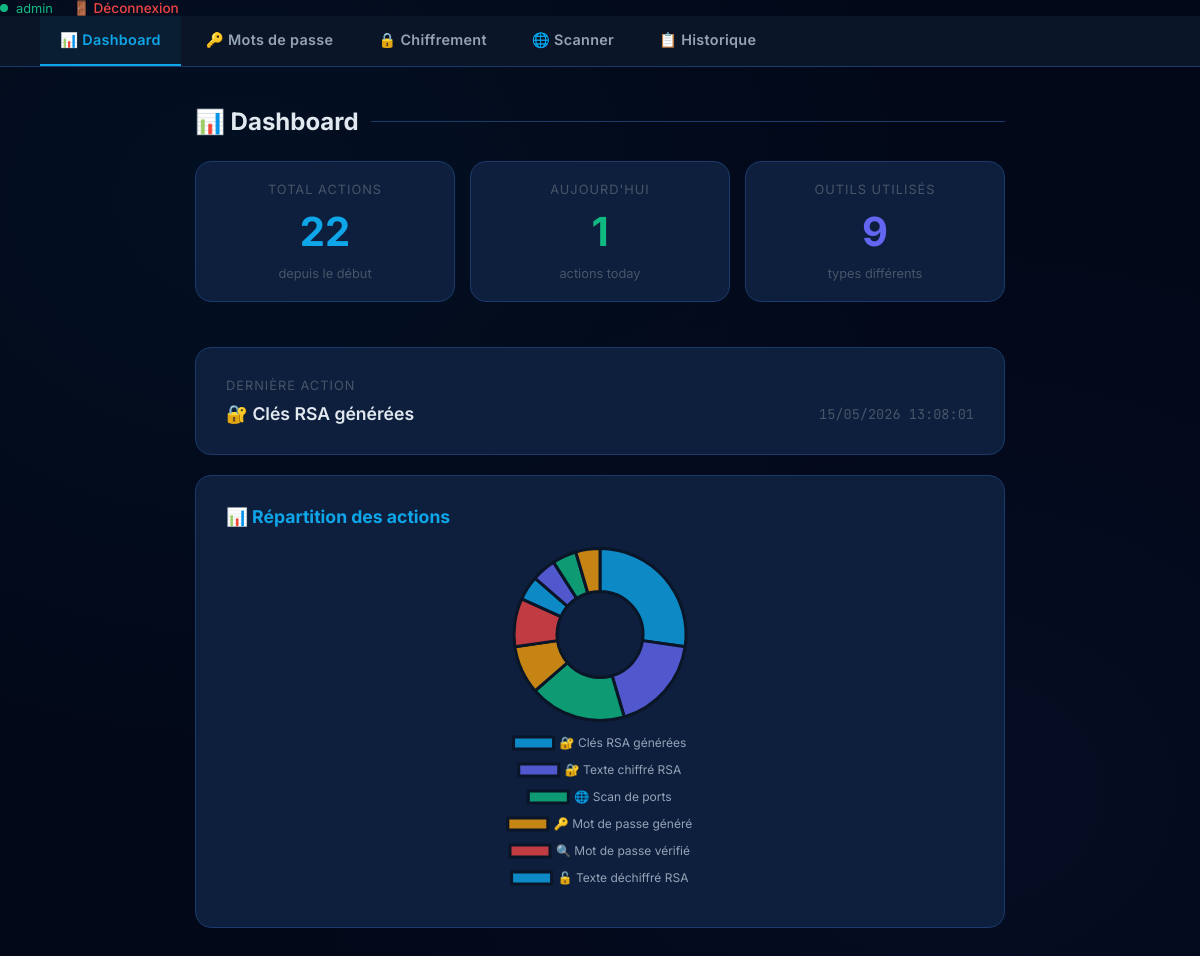
The page / (signed in) on the database as committed earlier.
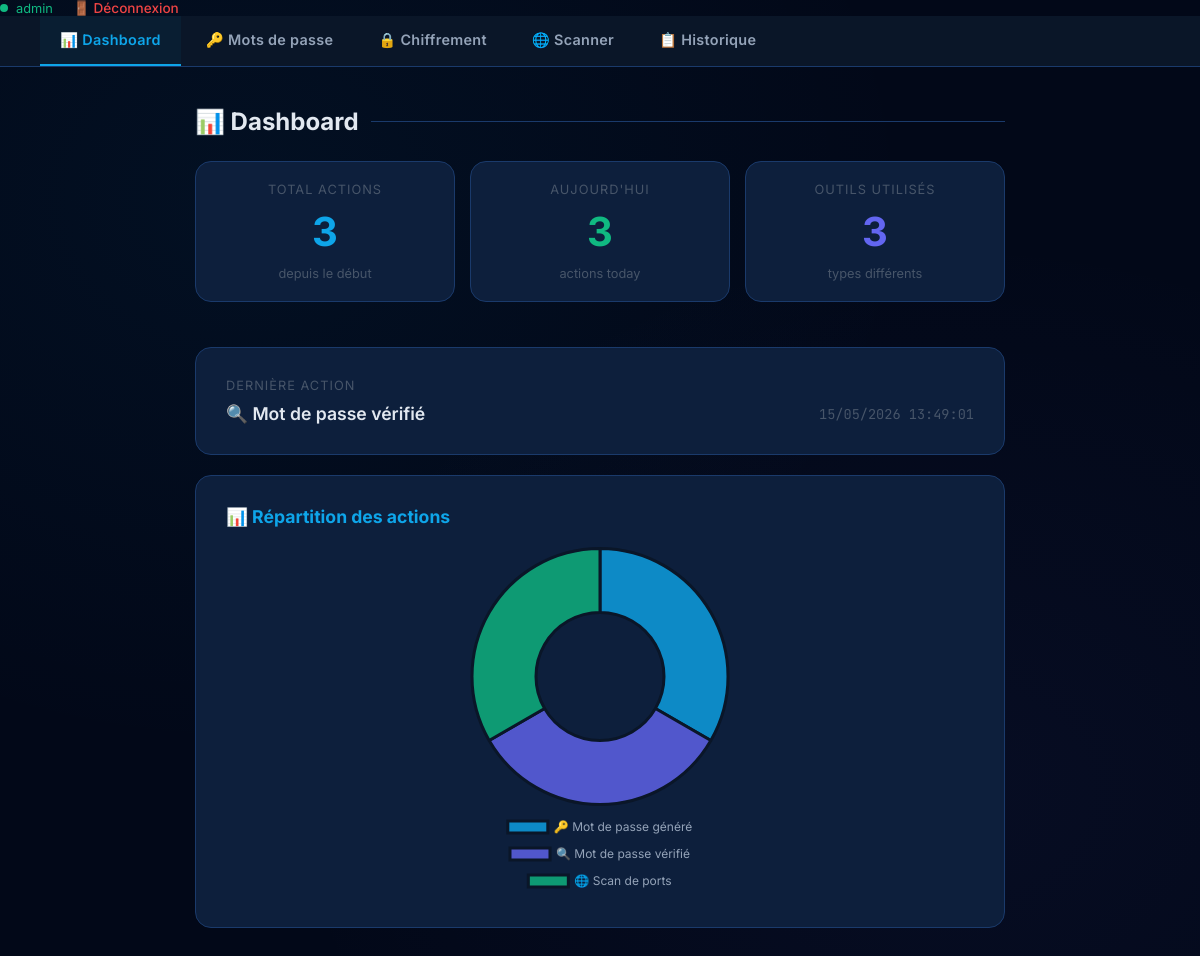
The same page on the database as committed later.
### tables this page shows
CREATE TABLE historique (
            id INTEGER PRIMARY KEY AUTOINCREMENT,
            action TEXT NOT NULL,
            details TEXT,
            date TEXT NOT NULL
        );

### app.py (the view)
@app.route('/')
@login_required
def home():
    return render_template('index.html', **get_context(active_tab='dashboard'))

### app.py (called while the page is built)
def login_required(f):
    from functools import wraps
    @wraps(f)
    def decorated(*args, **kwargs):
        if 'username' not in session:
            return redirect(url_for('login'))
        return f(*args, **kwargs)
    return decorated

def get_context(active_tab='dashboard', **kwargs):
    kwargs['historique'] = get_historique()
    kwargs['stats'] = get_stats()
    kwargs['active_tab'] = active_tab
    kwargs['username'] = session.get('username')
    return kwargs

### database.py (called while the page is built)
def get_historique():
    conn = sqlite3.connect('historique.db')
    c = conn.cursor()
    c.execute('SELECT * FROM historique ORDER BY id DESC LIMIT 50')
    rows = c.fetchall()
    conn.close()
    return rows

def get_stats():
    conn = sqlite3.connect('historique.db')
    c = conn.cursor()
    c.execute('SELECT COUNT(*) FROM historique')
    total = c.fetchone()[0]
    c.execute('''SELECT action, COUNT(*) as nb
                 FROM historique
                 GROUP BY action
                 ORDER BY nb DESC''')
    par_action = c.fetchall()
    today = datetime.now().strftime('%d/%m/%Y')
    c.execute("SELECT COUNT(*) FROM historique WHERE date LIKE ?", (f'{today}%',))
    aujourd_hui = c.fetchone()[0]
    c.execute('SELECT action, date FROM historique ORDER BY id DESC LIMIT 1')
    derniere = c.fetchone()
    conn.close()
    return {
        'total': total,
        'par_action': par_action,
        'aujourd_hui': aujourd_hui,
        'derniere': derniere
    }

### templates/index.html (shortened to what this page needs)
<!DOCTYPE html>
<html lang="fr">
<head>
    <link rel="stylesheet" href="{{ url_for('static', filename='style.css') }}">
</head>
<body>
    <div style="display:flex; align-items:center; gap:20px;">
            <div class="header-status">
                <div class="status-dot"></div>
                {{ username }}
            </div>
            <a href="/logout" style="color:var(--danger); font-size:0.85em; text-decoration:none; font-weight:500;">
                🚪 Déconnexion
            </a>
        </div>
    <div class="nav">
        <button class="nav-btn active" data-tab="dashboard" onclick="showSection('dashboard', this)">📊 Dashboard</button>
        <button class="nav-btn" data-tab="password" onclick="showSection('password', this)">🔑 Mots de passe</button>
        <button class="nav-btn" data-tab="crypto" onclick="showSection('crypto', this)">🔒 Chiffrement</button>
        <button class="nav-btn" data-tab="scanner" onclick="showSection('scanner', this)">🌐 Scanner</button>
        <button class="nav-btn" data-tab="historique" onclick="showSection('historique', this)">📋 Historique</button>
    </div>
    <div class="main">
        <div class="section active" id="section-dashboard">
            <div class="section-title">📊 Dashboard</div>
            <div style="display:grid; grid-template-columns: repeat(auto-fit, minmax(180px, 1fr)); gap:15px; margin-bottom:25px;">
                <div class="card" style="text-align:center; padding:20px;">
                    <p style="color:var(--text-muted); font-size:0.8em; text-transform:uppercase; letter-spacing:1px;">Total actions</p>
                    <p style="font-size:2.5em; font-weight:700; color:var(--accent); margin:10px 0;">{{ stats.total }}</p>
                    <p style="color:var(--text-muted); font-size:0.8em;">depuis le début</p>
                </div>
                <div class="card" style="text-align:center; padding:20px;">
                    <p style="color:var(--text-muted); font-size:0.8em; text-transform:uppercase; letter-spacing:1px;">Aujourd'hui</p>
                    <p style="font-size:2.5em; font-weight:700; color:var(--accent-3); margin:10px 0;">{{ stats.aujourd_hui }}</p>
                    <p style="color:var(--text-muted); font-size:0.8em;">actions today</p>
                </div>
                <div class="card" style="text-align:center; padding:20px;">
                    <p style="color:var(--text-muted); font-size:0.8em; text-transform:uppercase; letter-spacing:1px;">Outils utilisés</p>
                    <p style="font-size:2.5em; font-weight:700; color:var(--accent-2); margin:10px 0;">{{ stats.par_action | length }}</p>
                    <p style="color:var(--text-muted); font-size:0.8em;">types différents</p>
                </div>
            </div>
            {% if stats.derniere %}
            <div class="card" style="margin-bottom:20px;">
                <p style="color:var(--text-muted); font-size:0.8em; text-transform:uppercase; letter-spacing:1px; margin-bottom:10px;">Dernière action</p>
                <div style="display:flex; justify-content:space-between; align-items:center;">
                    <p style="font-size:1.1em; font-weight:600;">{{ stats.derniere[0] }}</p>
                    <p style="color:var(--text-muted); font-size:0.85em; font-family:'JetBrains Mono', monospace;">{{ stats.derniere[1] }}</p>
                </div>
            </div>
            {% endif %}
            <div class="card">
                <h2 style="color:var(--accent); font-size:1.1em; margin-bottom:20px;">📊 Répartition des actions</h2>
                {% if stats.par_action %}
                <div style="max-width:350px; margin:0 auto;">
                    <canvas id="statsChart"></canvas>
                </div>
                {% else %}
                <p style="color:var(--text-muted); text-align:center; padding:20px;">Aucune statistique — commence à utiliser les outils !</p>
                {% endif %}
            </div>
        </div>
    </div>
</body>
</html>

### static/style.css (style rules this page uses)
* { margin: 0; padding: 0; box-sizing: border-box; }
:root { --bg-primary: #020818; --bg-secondary: #0a1628; --bg-card: #0d1f3c; --bg-card-hover: #112244; --border: #1a3a6b; --border-light: #1e4080; --accent: #0ea5e9; --accent-2: #6366f1; --accent-3: #10b981; --danger: #ef4444; --warning: #f59e0b; --text-primary: #e2e8f0; --text-secondary: #94a3b8; --text-muted: #475569; --glow: 0 0 20px rgba(14, 165, 233, 0.15); --glow-strong: 0 0 40px rgba(14, 165, 233, 0.3); }
body { font-family: 'Inter', sans-serif; background: var(--bg-primary); color: var(--text-primary); min-height: 100vh; background-image: radial-gradient(ellipse at 20% 20%, rgba(14, 165, 233, 0.05) 0%, transparent 50%), radial-gradient(ellipse at 80% 80%, rgba(99, 102, 241, 0.05) 0%, transparent 50%); }
.header-status { display: flex; align-items: center; gap: 8px; font-size: 0.8em; color: var(--accent-3); }
.status-dot { width: 8px; height: 8px; background: var(--accent-3); border-radius: 50%; animation: pulse 2s infinite; }
.nav { background: var(--bg-secondary); border-bottom: 1px solid var(--border); padding: 0 40px; display: flex; gap: 5px; overflow-x: auto; }
.nav-btn { background: none; border: none; color: var(--text-secondary); padding: 15px 20px; cursor: pointer; font-size: 0.9em; font-family: 'Inter', sans-serif; border-bottom: 2px solid transparent; transition: all 0.2s; white-space: nowrap; width: auto; margin: 0; border-radius: 0; }
.nav-btn.active { color: var(--accent); border-bottom: 2px solid var(--accent); background: rgba(14, 165, 233, 0.05); }
.main { max-width: 850px; margin: 0 auto; padding: 40px 20px; }
.section { display: none; }
.section.active { display: block; }
.section-title { font-size: 1.5em; font-weight: 700; margin-bottom: 25px; color: var(--text-primary); display: flex; align-items: center; gap: 12px; }
.section-title::after { content: ''; flex: 1; height: 1px; background: var(--border); }
.card { background: var(--bg-card); border: 1px solid var(--border); border-radius: 16px; padding: 30px; margin-bottom: 20px; transition: all 0.3s; position: relative; overflow: hidden; }
.card::before { content: ''; position: absolute; top: 0; left: 0; right: 0; height: 2px; background: linear-gradient(90deg, var(--accent), var(--accent-2)); opacity: 0; transition: opacity 0.3s; }
button, .btn { background: linear-gradient(135deg, var(--accent), var(--accent-2)); color: white; border: none; padding: 12px 24px; border-radius: 10px; font-size: 0.95em; font-weight: 600; font-family: 'Inter', sans-serif; cursor: pointer; margin-top: 20px; width: 100%; transition: all 0.2s; letter-spacing: 0.3px; }

Rows that differ between the two databases and show on the page:
removed historique: action "🔐 Clés RSA générées", date "15/05/2026 13:08:01"
added historique: action "🔍 Mot de passe vérifié", date "15/05/2026 13:49:01"
Other text that changed with them:
{{ stats.total }}: "22" → "3"
{{ stats.aujourd_hui }}: "1" → "3"
{{ stats.par_action | length }}: "9" → "3"
chart data {{ stats.par_action | map(attribute=1) | list | tojson }}: [6, 4, 4, 2, 2, 1, 1, 1, 1] → [1, 1, 1]
